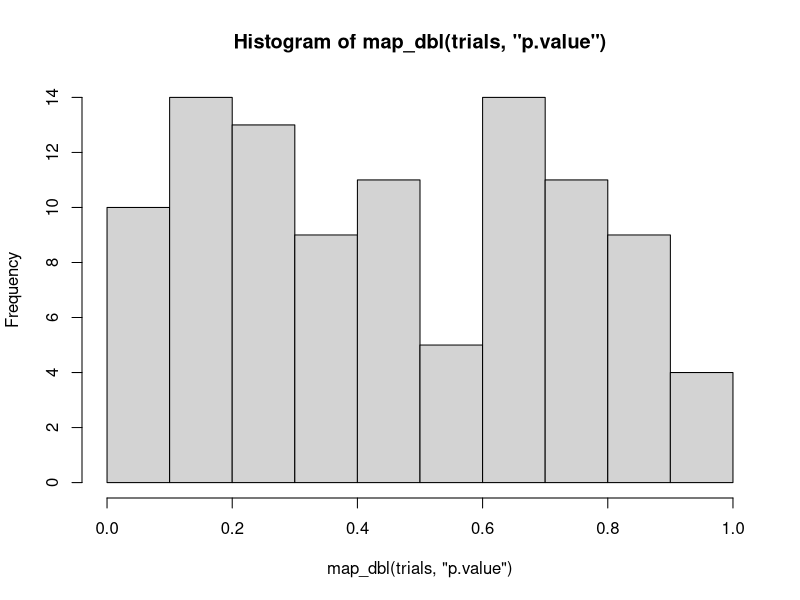

Recreate this plot in R. (Note: this script raises an error after producing the figure.)
## ---- chunk 1
set.seed(1)
randomise <- function(f) {
    f(runif(1e3))
}

randomise(mean)

randomise(mean)

randomise(sum)
## ---- chunk 2
library(purrr)
triple <- function(x) {
    x * 3
}
map(1:3, triple)
## ---- chunk 3
simple_map <- function(x, f, ...) {
    out <- vector("list", length(x))
    for (i in seq_along(x)) {
        out[[i]] <- f(x[[i]], ...)
    }
    
    out
}

simple_map(1:3, triple)
## ---- chunk 4
map_chr(mtcars, typeof)
## ---- chunk 5
map_int(mtcars, ~ length(unique(.x)))
## ---- chunk 6
as_mapper(~ length(unique(.x)))
## ---- chunk 7
x <- map(1:3, ~ runif(2))
str(x)
## ---- chunk 8
map_dbl(list(c(1:10, NA), c(1:5, NA)), mean, na.rm = TRUE)
## ---- chunk 9
as_mapper(1L)
as_mapper("a")
as_mapper(list(1L, "x"))
## ---- chunk 10
map(1:3, ~ runif(2))
map(1:3, runif(2))
## ---- chunk 11
map_dbl(mtcars, sd, na.rm = TRUE)
## ---- chunk 12
map_dbl(iris[map_lgl(iris, is.numeric)], sd, na.rm = TRUE)
## ---- chunk 13
map_int(ggplot2::diamonds[map_lgl(ggplot2::diamonds, is.factor)], 
        ~ length(levels(.x)))
## ---- chunk 14
trials <- map(1:100, ~ t.test(rpois(10, 10), rpois(7, 10)))
hist(map_dbl(trials, "p.value"))
## ---- chunk 15
x <- list(
    list(1, c(3, 9)),
    list(c(3, 6), 7, c(4, 7, 6))
)

triple <- function(x) x * 3
map(x, map, .f = triple)
#> Error in .f(.x[[i]], ...): unused argument (map)
## ---- chunk 16
map(x, ~ map(.x, triple))
## ---- chunk 17
map(x, function(x) {
    map(x, triple)
})
## ---- chunk 18
formulas <- list(
    mpg ~ disp,
    mpg ~ I(1 / disp),
    mpg ~ disp + wt,
    mpg ~ I(1 / disp) + wt
)

map(formulas, ~ lm(formula = .x, data = mtcars))
## ---- chunk 19
bootstrap <- function(df) {
    df[sample(nrow(df), replace = TRUE), , drop = FALSE]
}

bootstraps <- map(1:10, ~ bootstrap(mtcars))
bootstraps %>% 
    map(~ lm(mpg ~ disp, data = .x)) %>% 
    map(summary) %>% 
    map_dbl("r.squared")
## ---- chunk 20
modify(mtcars, ~ .x * 2) %>% 
    head()
## ---- chunk 21
xs <- map(1:8, ~ runif(10))
xs[[1]][[1]] <- NA
ws <- map(1:8, ~ rpois(10, 5) + 1)
## ---- chunk 22
map2_dbl(xs, ws, weighted.mean, na.rm = TRUE)
## ---- chunk 23
welcome <- function(x) {
    cat("Welcome ", x, "!\n", sep = "")
}

names <- c("Hamed", "Sarah")

# map() returns a list of the values returned as well as 'doing' the function
map(names, welcome)

# walk() is what we want
walk(names, welcome)
## ---- chunk 24
temp <- tempfile()
dir.create(temp)

cyls <- split(mtcars, mtcars$cyl)
paths <- file.path(temp, paste0("cyl-", names(cyls), ".csv"))
walk2(cyls, paths, write.csv)

dir(temp)
## ---- chunk 25
imap_chr(iris, ~ paste0("The first value of ", .y, " is ", .x[[1]]))
## ---- chunk 26
trims <- c(0, 0.1, 0.2, 0.5)
x <- rcauchy(1000)

pmap_dbl(list(trim = trims), mean, x = x)
## ---- chunk 27
params <- tibble::tribble(
    ~ n, ~ min, ~ max,
    1L,     0,     1,
    2L,    10,   100,
    3L,   100,  1000
)

pmap(params, runif)
## ---- chunk 28
modify(mtcars, 1)
## ---- chunk 29
mtcars[1, ]
## ---- chunk 30
cyls <- split(mtcars, mtcars$cyl)
paths <- file.path(temp, paste0("cyl-", names(cyls), ".csv"))
walk2(cyls, paths, write.csv)
## ---- chunk 31
iwalk(cyls, ~ write.csv(.x, 
                        file.path(temp, paste0("cyl-", .y, ".csv"))))
## ---- chunk 32
trans <- list(
    disp = function(x) x * 0.0163871,
    am = function(x) factor(x, labels = c("auto", "manual"))
)

nm <- names(trans)
mtcars[nm] <- map2(trans, mtcars[nm], function(f, var) f(var))
## ---- chunk 33
vars <- c("disp", "am")
mtcars[vars] <- map(vars, ~ trans[[.x]](mtcars[[.x]]))
## ---- chunk 34
tmp <- write.csv(mtcars, file.path(temp, "mtcars.csv"))
tmp
## ---- chunk 35
map2(list(mtcars), file.path(temp, "mtcars.csv"), write.csv)
## ---- chunk 36
l <- map(1:4, ~ sample(1:10, 15, replace = T))

# First by using intersect() repeatedly
l[[1]] %>% 
    intersect(l[[2]]) %>% 
    intersect(l[[3]]) %>% 
    intersect(l[[4]])

# Then using reduce
reduce(l, intersect)
## ---- chunk 37
reduce(l, union)
## ---- chunk 38
accumulate(l, intersect)
## ---- chunk 39
detect_index(iris, is.factor)
detect(head(iris), is.factor)
## ---- chunk 40
map_if(head(iris), is.numeric, ~ mean(.x, na.rm = TRUE))
## ---- chunk 41
is.na(c(1:5, NA))
## ---- chunk 42
anyNA(c(1:5, NA))
## ---- chunk 43
simple_reduce <- function(x, f) {
    out <- x[[1]]
    for (i in seq(2, length(x))) {
        out <- f(out, x[[i]])
    }
    out
}
simple_reduce(character(0), paste)
simple_reduce("a", paste)
## ---- chunk 44
simple_reduce2 <- function(x, f, default) {
    if (length(x) == 1L) {
        return(x)
    } else if (length(x) == 0L) {
        return(default)
    }
    out <- x[[1]]
    for (i in seq(2, length(x))) {
        out <- f(out, x[[i]])
    }
    out
}
simple_reduce2(character(0), paste)
simple_reduce2(character(0), paste, "b")
simple_reduce2("a", paste)
## ---- chunk 45
span <- function(x, f) {
    if (!(some(x, f))) {
        return(integer())
    }
    runs <- rle(unname(map_lgl(x, f)))
    longest <- max(runs$lengths[runs$values])
    longest_index <- detect_index(runs$lengths, ~ .x == longest)
    return(sum(runs$lengths[seq_len(longest_index)]) - longest + 1)
}

span(ggplot2::diamonds, is.numeric)
span(iris, is.factor)
span(iris, is.character)
## ---- chunk 46
arg_max <- function(x, f, na.rm = TRUE) {
    results <- f(x)
    return(x[results == max(results, na.rm = na.rm)])
}
arg_max(-10:5, function(x) x ^ 2)
arg_max(-5:5, function(x) x ^ 2)
## ---- chunk 47
arg_min <- function(x, f, na.rm = TRUE) {
    results <- f(x)
    return(x[results == min(results, na.rm = na.rm)])
}
arg_min(-10:5, function(x) x ^ 2)
arg_min(-5:5, function(x) x ^ 2)
## ---- chunk 48
scale01 <- function(x) {
    rng <- range(x, na.rm = TRUE)
    (x - rng[1]) / (rng[2] - rng[1])
}

# apply to every column of a data frame
modify(ggplot2::diamonds, scale01)

# apply to numeric cols only
modify_if(ggplot2::diamonds, is.numeric, scale01)
## ---- chunk 49
fixed_point <- function(f, 
                        init, 
                        n_max = 10000, 
                        tol = 0.00001) {
    current_guess <- init
    for (i in seq_len(n_max)) {
        print(paste0("Guess ", i, " is ", current_guess))
        if (abs((f(current_guess) - current_guess)) < tol) {
            return(current_guess)
        } else {
            current_guess <- f(current_guess)
        }
    }
    
}
## ---- chunk 50
# find golden ratio
fixed_point(function (x) 1 + 1/x, 1)
## ---- chunk 51
# find fixed point of x^x
fixed_point(function(x) log(1000)/log(x), 5)
## ---- chunk 52
fixed_point_damped <- function(f, 
                        init, 
                        n_max = 10000, 
                        tol = 0.00001) {
    current_guess <- init
    for (i in seq_len(n_max)) {
        print(paste0("Guess ", i, " is ", current_guess))
        if (abs((f(current_guess) - current_guess)) < tol) {
            return(current_guess)
        } else {
            current_guess <- mean(f(current_guess), current_guess)
        }
    }
}
## ---- chunk 53
fixed_point_damped(function(x) log(1000)/log(x), 5)
## ---- chunk 54
cont_frac <- function(n, d, k) {
    frac <- function(i) {
        if (i < k) {
            n[i] / (d[i] + frac(i + 1))
        } else {
            n[i]/d[i]
        }
    }
    frac(1)
}
## ---- chunk 55
tests <- map_dbl(1:20, 
                 ~ round(cont_frac(rep(1, .x), rep(1, .x), .x), 
                         digits = 4))

detect_index(tests, ~ .x == 0.6180)
## ---- chunk 56
cont_frac_iter <- function(n, d, k) {
    frac <- function(i, x) {
        if (i == 0) {
            return(x)
        } else {
            frac(i - 1, n[i]/(d[i] + x))
        }
    }
    frac(k - 1, n[k]/d[k])
}
## ---- chunk 57
tests_iter <- map_dbl(1:20, 
                      ~ round(cont_frac_iter(rep(1, .x), rep(1, .x), .x), 
                              digits = 4))

detect_index(tests_iter, ~ .x == 0.6180)
## ---- chunk 58
power1 <- function(exponent) {
    function(x) {
        x^(exponent)
    }
}

square <- power1(2)
cube <- power1(3)

square(1:5)
cube(1:5)
